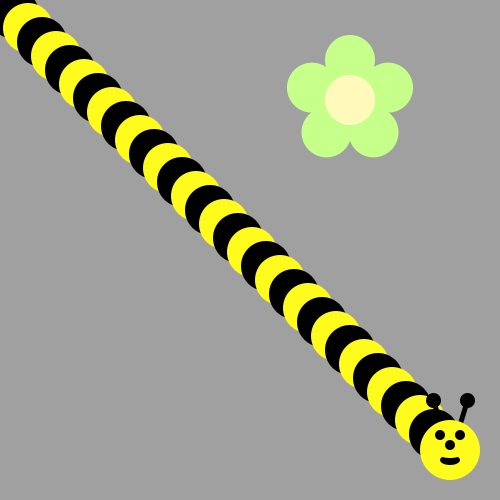
Frame 1 (no input)
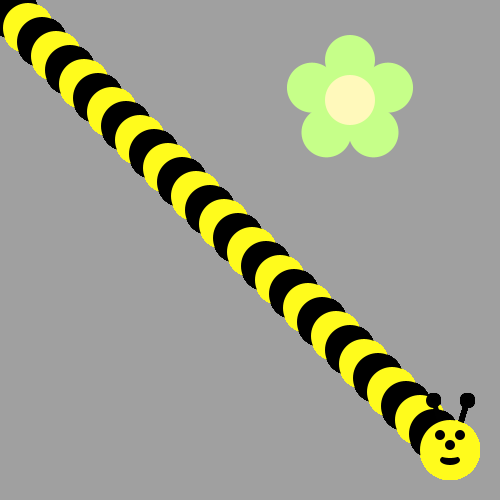
Frame 60 (the mouse pressed at the canvas centre just before this capture)
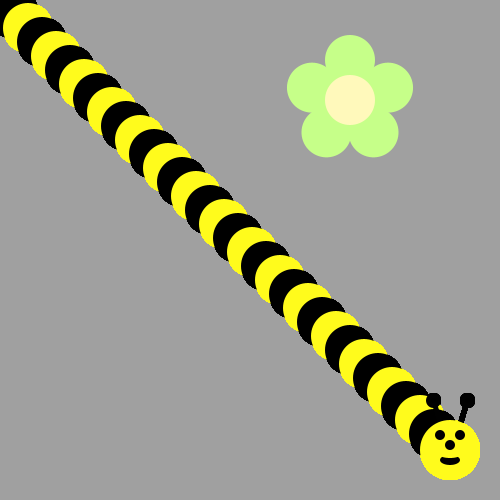
Frame 120 (the mouse held since frame 60 and released just before this capture)

The Processing sketch that drew these frames (run headless with seeded random() and noise(); from frame 60 on, the mouse is pressed at the canvas centre):

// Processing sketch: Bumblebee
// ── Bumblebee.pde
void draw() {
     for (int i = 0; i < 32; i++) {
if(i%2==0){
         fill(255, 251, 28);
}
else{
   fill(0, 0, 0);
}
       ellipse(i*14, i*14, 50, 50);

       
       
       
  /*Use a loop to make a body for the Bee!
Then put his head on using drawBeeFace(x,y)
Use Modulo to make the colors alternate 
*/
}
drawBeeFace( 450, 450);
}

void drawFlower(int x, int y) {
     noStroke();
     translate(x, y);
     // draw 5 petals, rotating after each one
     fill(#c6ff89);      // green
      for (int i = 0; i < 5; i++) {
           ellipse(0, -40, 50, 50);
          rotate(radians(72));
     }
     fill(#fff9bb); // light yellow
     ellipse(0, 0, 50, 50);
}
void drawBeeFace(int BeeFaceX, int BeeFaceY) {
  noStroke();
     fill(0, 0, 0);
     stroke(1);
     strokeWeight(5);
     line(BeeFaceX-10, BeeFaceY-27, BeeFaceX-17, BeeFaceY-50);
     line(BeeFaceX+10, BeeFaceY-27, BeeFaceX+17, BeeFaceY-50);
     ellipse(BeeFaceX-17, BeeFaceY-50, 10, 10);
     ellipse(BeeFaceX+17, BeeFaceY-50, 10, 10);
     noStroke();
     fill(255, 251, 28);
     ellipse(BeeFaceX, BeeFaceY, 60, 60); // face
     fill(255, 237, 209);
     fill(0,0,0);
      ellipse(BeeFaceX-10, BeeFaceY-15, 10, 10); // eyes
     ellipse(BeeFaceX+10, BeeFaceY-15, 10, 10);
      ellipse(BeeFaceX, BeeFaceY-5, 10, 10); // nose
      ellipse(BeeFaceX, BeeFaceY+10, 20, 10);// mouth
     fill(255, 251, 28);
     ellipse(BeeFaceX, BeeFaceY+5, 20, 6);
}
void setup() {
     ellipseMode(CENTER);
     size(500, 500);
     background(160, 160, 160);
      drawFlower(350, 100);
}
